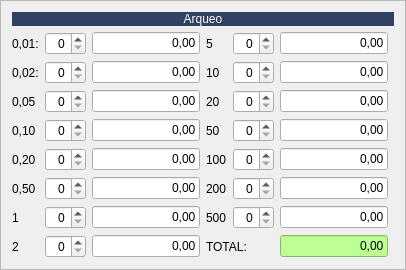
    <widget class="QFrame" name="_container">
     <property name="frameShape">
      <enum>QFrame::StyledPanel</enum>
     </property>
     <property name="frameShadow">
      <enum>QFrame::Raised</enum>
     </property>
     <layout class="QGridLayout" name="gridLayout_3">
      <item row="0" column="0" colspan="2">
       <widget class="QLabel" name="label_5">
        <property name="maximumSize">
         <size>
          <width>16777215</width>
          <height>27</height>
         </size>
        </property>
        <property name="styleSheet">
         <string notr="true">background-color: #304163;
color: rgb(255, 255, 255);</string>
        </property>
        <property name="text">
         <string>Arqueo</string>
        </property>
        <property name="alignment">
         <set>Qt::AlignCenter</set>
        </property>
       </widget>
      </item>
      <item row="1" column="0">
       <layout class="QGridLayout" name="gridLayout">
        <item row="2" column="1">
         <widget class="QSpinBox" name="spinmoneda3">
          <property name="alignment">
           <set>Qt::AlignRight|Qt::AlignTrailing|Qt::AlignVCenter</set>
          </property>
          <property name="valorMoneda" stdset="0">
           <double>0.000000000000000</double>
          </property>
         </widget>
        </item>
        <item row="3" column="0">
         <widget class="QLabel" name="lblmoneda4">
          <property name="text">
           <string>0,10</string>
          </property>
          <property name="valorMoneda" stdset="0">
           <double>0.000000000000000</double>
          </property>
         </widget>
        </item>
        <item row="1" column="1">
         <widget class="QSpinBox" name="spinmoneda2">
          <property name="alignment">
           <set>Qt::AlignRight|Qt::AlignTrailing|Qt::AlignVCenter</set>
          </property>
          <property name="valorMoneda" stdset="0">
           <double>0.000000000000000</double>
          </property>
         </widget>
        </item>
        <item row="0" column="1">
         <widget class="QSpinBox" name="spinmoneda1">
          <property name="alignment">
           <set>Qt::AlignRight|Qt::AlignTrailing|Qt::AlignVCenter</set>
          </property>
          <property name="valorMoneda" stdset="0">
           <double>0.000000000000000</double>
          </property>
         </widget>
        </item>
        <item row="0" column="2">
         <widget class="QLineEdit" name="txtmoneda1">
          <property name="text">
           <string>0,00</string>
          </property>
          <property name="alignment">
           <set>Qt::AlignRight|Qt::AlignTrailing|Qt::AlignVCenter</set>
          </property>
         </widget>
        </item>
        <item row="0" column="4">
         <widget class="QSpinBox" name="spinmoneda9">
          <property name="alignment">
           <set>Qt::AlignRight|Qt::AlignTrailing|Qt::AlignVCenter</set>
          </property>
          <property name="valorMoneda" stdset="0">
           <double>0.000000000000000</double>
          </property>
         </widget>
        </item>
        <item row="2" column="2">
         <widget class="QLineEdit" name="txtmoneda3">
          <property name="text">
           <string>0,00</string>
          </property>
          <property name="alignment">
           <set>Qt::AlignRight|Qt::AlignTrailing|Qt::AlignVCenter</set>
          </property>
         </widget>
        </item>
        <item row="1" column="2">
         <widget class="QLineEdit" name="txtmoneda2">
          <property name="text">
           <string>0,00</string>
          </property>
          <property name="alignment">
           <set>Qt::AlignRight|Qt::AlignTrailing|Qt::AlignVCenter</set>
          </property>
         </widget>
        </item>
        <item row="3" column="2">
         <widget class="QLineEdit" name="txtmoneda4">
          <property name="text">
           <string>0,00</string>
          </property>
          <property name="alignment">
           <set>Qt::AlignRight|Qt::AlignTrailing|Qt::AlignVCenter</set>
          </property>
         </widget>
        </item>
        <item row="0" column="3">
         <widget class="QLabel" name="lblmoneda9">
          <property name="text">
           <string>5</string>
          </property>
          <property name="valorMoneda" stdset="0">
           <double>0.000000000000000</double>
          </property>
         </widget>
        </item>
        <item row="6" column="2">
         <widget class="QLineEdit" name="txtmoneda7">
          <property name="text">
           <string>0,00</string>
          </property>
          <property name="alignment">
           <set>Qt::AlignRight|Qt::AlignTrailing|Qt::AlignVCenter</set>
          </property>
         </widget>
        </item>
        <item row="1" column="0">
         <widget class="QLabel" name="lblmoneda2">
          <property name="text">
           <string>0,02:</string>
          </property>
          <property name="valorMoneda" stdset="0">
           <double>0.000000000000000</double>
          </property>
         </widget>
        </item>
        <item row="2" column="0">
         <widget class="QLabel" name="lblmoneda3">
          <property name="text">
           <string>0,05</string>
          </property>
          <property name="valorMoneda" stdset="0">
           <double>0.000000000000000</double>
          </property>
         </widget>
        </item>
        <item row="3" column="1">
         <widget class="QSpinBox" name="spinmoneda4">
          <property name="alignment">
           <set>Qt::AlignRight|Qt::AlignTrailing|Qt::AlignVCenter</set>
          </property>
          <property name="valorMoneda" stdset="0">
           <double>0.000000000000000</double>
          </property>
         </widget>
        </item>
        <item row="6" column="1">
         <widget class="QSpinBox" name="spinmoneda7">
          <property name="alignment">
           <set>Qt::AlignRight|Qt::AlignTrailing|Qt::AlignVCenter</set>
          </property>
          <property name="valorMoneda" stdset="0">
           <double>0.000000000000000</double>
          </property>
         </widget>
        </item>
        <item row="5" column="2">
         <widget class="QLineEdit" name="txtmoneda6">
          <property name="text">
           <string>0,00</string>
          </property>
          <property name="alignment">
           <set>Qt::AlignRight|Qt::AlignTrailing|Qt::AlignVCenter</set>
          </property>
         </widget>
        </item>
        <item row="5" column="1">
         <widget class="QSpinBox" name="spinmoneda6">
          <property name="alignment">
           <set>Qt::AlignRight|Qt::AlignTrailing|Qt::AlignVCenter</set>
          </property>
          <property name="valorMoneda" stdset="0">
           <double>0.000000000000000</double>
          </property>
         </widget>
        </item>
        <item row="5" column="0">
         <widget class="QLabel" name="lblmoneda6">
          <property name="text">
           <string>0,50</string>
          </property>
          <property name="valorMoneda" stdset="0">
           <double>0.000000000000000</double>
          </property>
         </widget>
        </item>
        <item row="4" column="2">
         <widget class="QLineEdit" name="txtmoneda5">
          <property name="text">
           <string>0,00</string>
          </property>
          <property name="alignment">
           <set>Qt::AlignRight|Qt::AlignTrailing|Qt::AlignVCenter</set>
          </property>
         </widget>
        </item>
        <item row="6" column="0">
         <widget class="QLabel" name="lblmoneda7">
          <property name="text">
           <string>1</string>
          </property>
          <property name="valorMoneda" stdset="0">
           <double>0.000000000000000</double>
          </property>
         </widget>
        </item>
        <item row="4" column="0">
         <widget class="QLabel" name="lblmoneda5">
          <property name="text">
           <string>0,20</string>
          </property>
          <property name="valorMoneda" stdset="0">
           <double>0.000000000000000</double>
          </property>
         </widget>
        </item>
        <item row="4" column="1">
         <widget class="QSpinBox" name="spinmoneda5">
          <property name="alignment">
           <set>Qt::AlignRight|Qt::AlignTrailing|Qt::AlignVCenter</set>
          </property>
          <property name="valorMoneda" stdset="0">
           <double>0.000000000000000</double>
          </property>
         </widget>
        </item>
        <item row="0" column="0">
         <widget class="QLabel" name="lblmoneda1">
          <property name="text">
           <string>0,01:</string>
          </property>
          <property name="valorMoneda" stdset="0">
           <double>0.000000000000000</double>
          </property>
         </widget>
        </item>
        <item row="7" column="1">
         <widget class="QSpinBox" name="spinmoneda8">
          <property name="alignment">
           <set>Qt::AlignRight|Qt::AlignTrailing|Qt::AlignVCenter</set>
          </property>
          <property name="valorMoneda" stdset="0">
           <double>0.000000000000000</double>
          </property>
         </widget>
        </item>
        <item row="7" column="0">
         <widget class="QLabel" name="lblmoneda8">
          <property name="text">
           <string>2</string>
          </property>
          <property name="valorMoneda" stdset="0">
           <double>0.000000000000000</double>
          </property>
         </widget>
        </item>
        <item row="7" column="2">
         <widget class="QLineEdit" name="txtmoneda8">
          <property name="text">
           <string>0,00</string>
          </property>
          <property name="alignment">
           <set>Qt::AlignRight|Qt::AlignTrailing|Qt::AlignVCenter</set>
          </property>
         </widget>
        </item>
        <item row="0" column="5">
         <widget class="QLineEdit" name="txtmoneda9">
          <property name="text">
           <string>0,00</string>
          </property>
          <property name="alignment">
           <set>Qt::AlignRight|Qt::AlignTrailing|Qt::AlignVCenter</set>
          </property>
         </widget>
        </item>
        <item row="1" column="3">
         <widget class="QLabel" name="lblmoneda10">
          <property name="text">
           <string>10</string>
          </property>
          <property name="valorMoneda" stdset="0">
           <double>0.000000000000000</double>
          </property>
         </widget>
        </item>
        <item row="1" column="4">
         <widget class="QSpinBox" name="spinmoneda10">
          <property name="alignment">
           <set>Qt::AlignRight|Qt::AlignTrailing|Qt::AlignVCenter</set>
          </property>
          <property name="valorMoneda" stdset="0">
           <double>0.000000000000000</double>
          </property>
         </widget>
        </item>
        <item row="1" column="5">
         <widget class="QLineEdit" name="txtmoneda10">
          <property name="text">
           <string>0,00</string>
          </property>
          <property name="alignment">
           <set>Qt::AlignRight|Qt::AlignTrailing|Qt::AlignVCenter</set>
          </property>
         </widget>
        </item>
        <item row="2" column="3">
         <widget class="QLabel" name="lblmoneda11">
          <property name="text">
           <string>20</string>
          </property>
          <property name="valorMoneda" stdset="0">
           <double>0.000000000000000</double>
          </property>
         </widget>
        </item>
        <item row="2" column="4">
         <widget class="QSpinBox" name="spinmoneda11">
          <property name="alignment">
           <set>Qt::AlignRight|Qt::AlignTrailing|Qt::AlignVCenter</set>
          </property>
          <property name="valorMoneda" stdset="0">
           <double>0.000000000000000</double>
          </property>
         </widget>
        </item>
        <item row="2" column="5">
         <widget class="QLineEdit" name="txtmoneda11">
          <property name="text">
           <string>0,00</string>
          </property>
          <property name="alignment">
           <set>Qt::AlignRight|Qt::AlignTrailing|Qt::AlignVCenter</set>
          </property>
         </widget>
        </item>
        <item row="3" column="3">
         <widget class="QLabel" name="lblmoneda12">
          <property name="text">
           <string>50</string>
          </property>
          <property name="valorMoneda" stdset="0">
           <double>0.000000000000000</double>
          </property>
         </widget>
        </item>
        <item row="3" column="4">
         <widget class="QSpinBox" name="spinmoneda12">
          <property name="alignment">
           <set>Qt::AlignRight|Qt::AlignTrailing|Qt::AlignVCenter</set>
          </property>
          <property name="valorMoneda" stdset="0">
           <double>0.000000000000000</double>
          </property>
         </widget>
        </item>
        <item row="3" column="5">
         <widget class="QLineEdit" name="txtmoneda12">
          <property name="text">
           <string>0,00</string>
          </property>
          <property name="alignment">
           <set>Qt::AlignRight|Qt::AlignTrailing|Qt::AlignVCenter</set>
          </property>
         </widget>
        </item>
        <item row="4" column="3">
         <widget class="QLabel" name="lblmoneda13">
          <property name="text">
           <string>100</string>
          </property>
          <property name="valorMoneda" stdset="0">
           <double>0.000000000000000</double>
          </property>
         </widget>
        </item>
        <item row="4" column="4">
         <widget class="QSpinBox" name="spinmoneda13">
          <property name="alignment">
           <set>Qt::AlignRight|Qt::AlignTrailing|Qt::AlignVCenter</set>
          </property>
          <property name="valorMoneda" stdset="0">
           <double>0.000000000000000</double>
          </property>
         </widget>
        </item>
        <item row="4" column="5">
         <widget class="QLineEdit" name="txtmoneda13">
          <property name="text">
           <string>0,00</string>
          </property>
          <property name="alignment">
           <set>Qt::AlignRight|Qt::AlignTrailing|Qt::AlignVCenter</set>
          </property>
         </widget>
        </item>
        <item row="5" column="3">
         <widget class="QLabel" name="lblmoneda14">
          <property name="text">
           <string>200</string>
          </property>
          <property name="valorMoneda" stdset="0">
           <double>0.000000000000000</double>
          </property>
         </widget>
        </item>
        <item row="5" column="4">
         <widget class="QSpinBox" name="spinmoneda14">
          <property name="alignment">
           <set>Qt::AlignRight|Qt::AlignTrailing|Qt::AlignVCenter</set>
          </property>
          <property name="valorMoneda" stdset="0">
           <double>0.000000000000000</double>
          </property>
         </widget>
        </item>
        <item row="5" column="5">
         <widget class="QLineEdit" name="txtmoneda14">
          <property name="text">
           <string>0,00</string>
          </property>
          <property name="alignment">
           <set>Qt::AlignRight|Qt::AlignTrailing|Qt::AlignVCenter</set>
          </property>
         </widget>
        </item>
        <item row="6" column="3">
         <widget class="QLabel" name="lblmoneda15">
          <property name="text">
           <string>500</string>
          </property>
          <property name="valorMoneda" stdset="0">
           <double>0.000000000000000</double>
          </property>
         </widget>
        </item>
        <item row="6" column="4">
         <widget class="QSpinBox" name="spinmoneda15">
          <property name="alignment">
           <set>Qt::AlignRight|Qt::AlignTrailing|Qt::AlignVCenter</set>
          </property>
          <property name="valorMoneda" stdset="0">
           <double>0.000000000000000</double>
          </property>
         </widget>
        </item>
        <item row="6" column="5">
         <widget class="QLineEdit" name="txtmoneda15">
          <property name="text">
           <string>0,00</string>
          </property>
          <property name="alignment">
           <set>Qt::AlignRight|Qt::AlignTrailing|Qt::AlignVCenter</set>
          </property>
         </widget>
        </item>
        <item row="7" column="3" colspan="2">
         <widget class="QLabel" name="label_33">
          <property name="text">
           <string>TOTAL:</string>
          </property>
         </widget>
        </item>
        <item row="7" column="5">
         <widget class="QLineEdit" name="txtTotal">
          <property name="styleSheet">
           <string notr="true">background-color: rgb(189, 255, 147);</string>
          </property>
          <property name="text">
           <string>0,00</string>
          </property>
          <property name="alignment">
           <set>Qt::AlignRight|Qt::AlignTrailing|Qt::AlignVCenter</set>
          </property>
         </widget>
        </item>
       </layout>
      </item>
     </layout>
    </widget>
